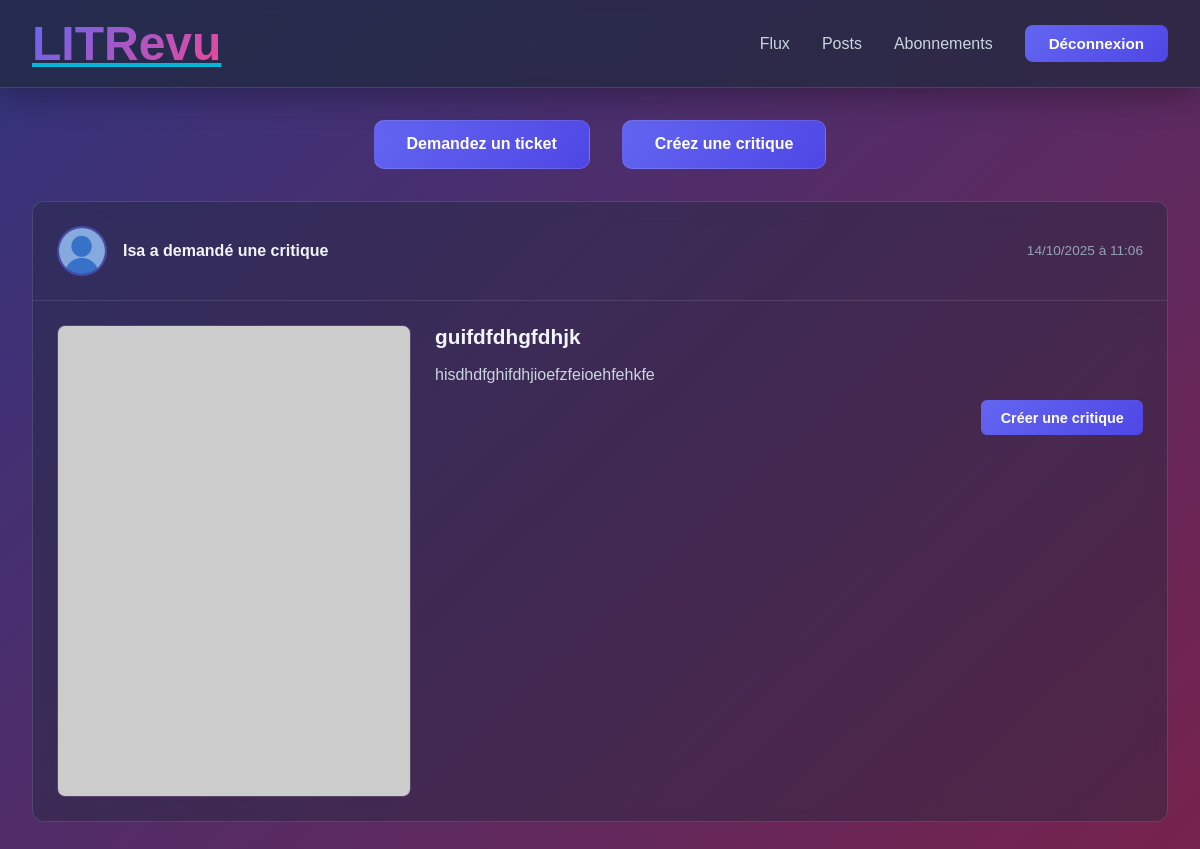
/reviews/ (signed in), run on an earlier commit of the app's database.
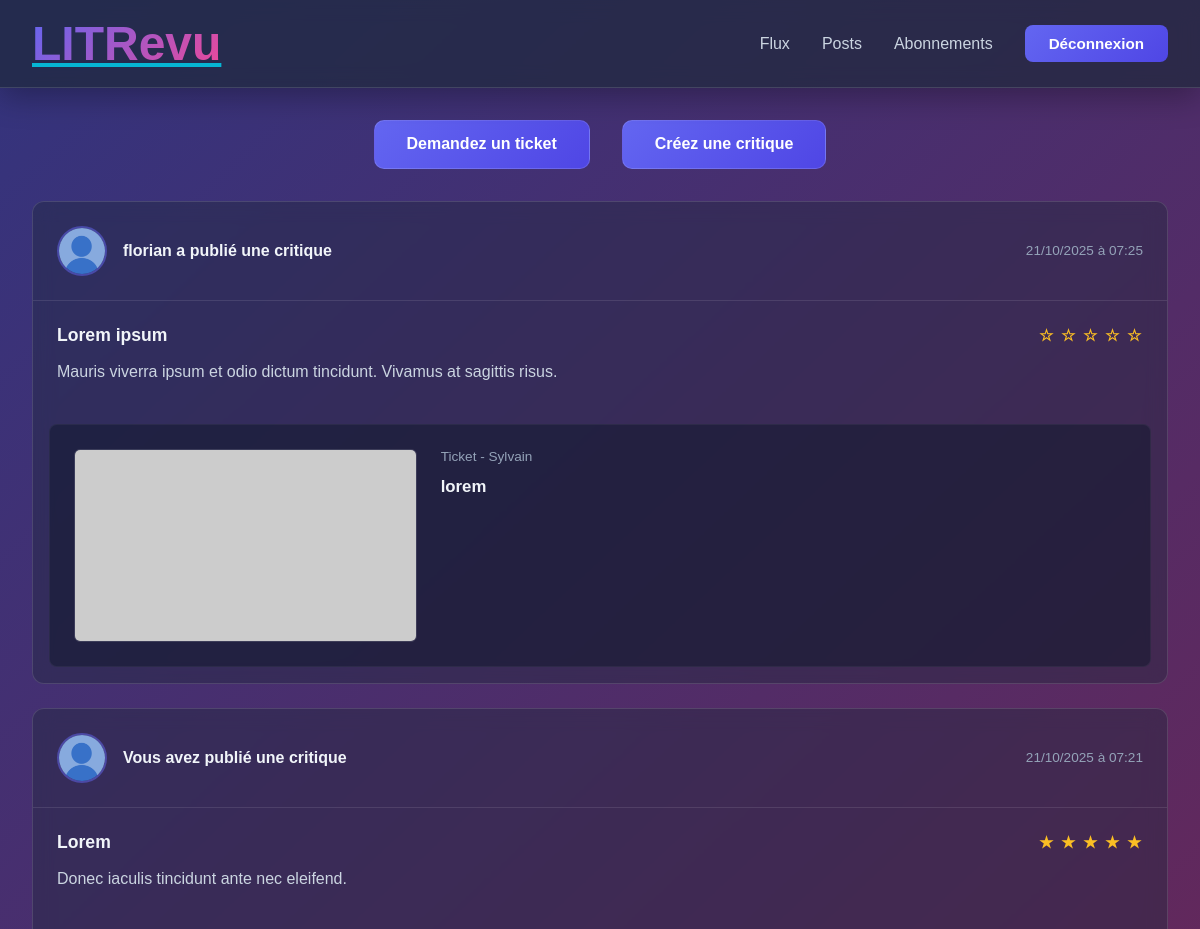
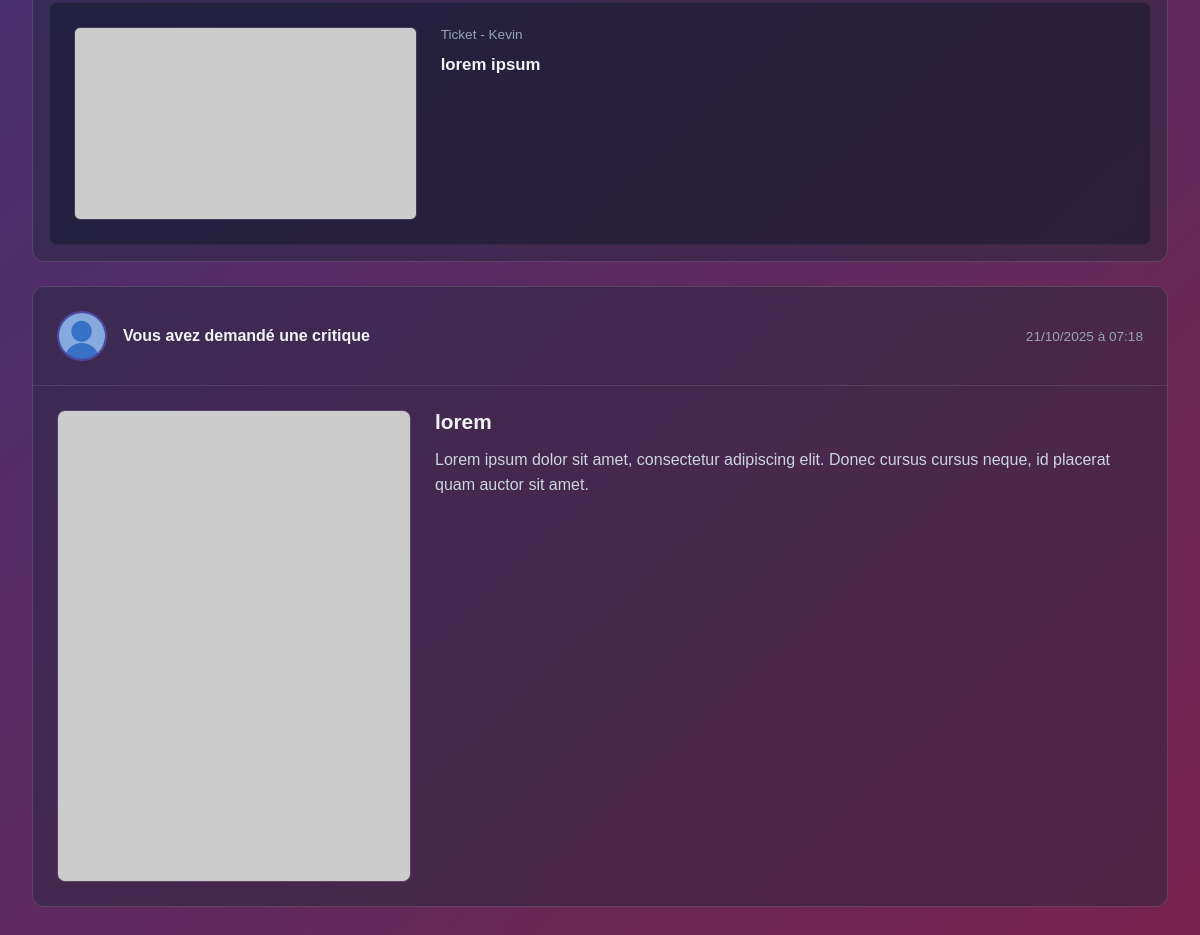
And on a later commit of the database (2 pictures, top to bottom).
### reviews/models.py (models this page shows, shortened)
class Ticket(models.Model):
    title = models.CharField(max_length=128)
    description = models.TextField(max_length=2048)
    user = models.ForeignKey(settings.AUTH_USER_MODEL, on_delete=models.CASCADE)
    image = models.ImageField(upload_to="tickets/", null=True, blank=True)
    time_created = models.DateTimeField(auto_now_add=True)

class Review(models.Model):
    ticket = models.ForeignKey(Ticket, on_delete=models.CASCADE)
    rating = models.PositiveSmallIntegerField(validators=[MinValueValidator(0), MaxValueValidator(5)])
    user = models.ForeignKey(settings.AUTH_USER_MODEL, on_delete=models.CASCADE)
    headline = models.CharField(max_length=128)
    body = models.TextField(max_length=8192, blank=True)
    time_created = models.DateTimeField(auto_now_add=True)

### authentication/models.py (models this page shows)
class User(AbstractUser):
    profile_picture = models.ImageField(upload_to="avatars/", null=True, blank=True)

### reviews/views.py (the view)
# urls.py: path("", FeedView.as_view(), name='feed'),
class FeedView(TemplateView):
    template_name = 'reviews/feed.html'
    def get_context_data(self, **kwargs):
        context = super().get_context_data(**kwargs)
        following_users = UserFollow.objects.filter(user=self.request.user) \
            .values_list('following_user', flat=True)
        blocked_me = UserBlocked.objects.filter(blocked_user=self.request.user).values_list('user', flat=True)
        users_to_include = list(following_users) + [self.request.user.id]
        tickets =(
            Ticket.objects
            .filter(user__in=users_to_include)
            .exclude(user__in=blocked_me)
            .annotate(content_type=Value("ticket", CharField()))
        )
        reviews_from_users = Review.objects.filter(user__in=users_to_include)
        reviews_on_our_tickets = Review.objects.filter(ticket__user__in=users_to_include)
        reviews = (reviews_from_users | reviews_on_our_tickets).annotate(content_type=Value("review", CharField()))\
                                                    .exclude(user__in=blocked_me)\
                                                    .distinct()
        posts = sorted(
            chain(tickets, reviews),
            key=attrgetter('time_created'),
            reverse=True
        )
        reviewed_ticket_ids = Review.objects.values_list('ticket_id', flat=True)
        context['blocked_me'] = blocked_me
        context['reviewed_ticket_ids'] = reviewed_ticket_ids
        context['list_posts'] = posts
        return context

### reviews/templates/reviews/feed.html (shortened to what this page needs)
{% extends 'base.html' %}
{% load static %}
{% block extra_css %}
    <link rel="stylesheet" href="{% static 'reviews/css/feed.css' %}">
{% endblock %}
{% block content %}
<div class="button-head">
    <a href="{% url 'reviews:ticket_create' %}">Demandez un ticket</a>
    <a href="{% url 'reviews:review_create' %}">Créez une critique</a>
</div>
<div class="posts">
    {% for post in list_posts %}
        <div class="post-container">
            {% if post.content_type == 'ticket' %}
                    <div class="post-header">
                        {% if post.user.profile_picture %}
                            <img src="{{ post.user.profile_picture }}" alt="image profil {{ post.user.username}}">
                        {% else %}
                            <img src="{% static 'pictures/default_pictures/default.png' %}" alt="{{ followed_user.username }}">
                        {% endif %}
                        <h5>
                            {% if post.user == request.user %}
                                Vous avez demandé une critique
                            {% else %}
                                {{ post.user.username }} a demandé une critique
                            {% endif %}
                        </h5>
                        <small> {{ post.time_created|date:"d/m/Y à H:i" }}</small>
                    </div>
                    <div class="post-content ticket">
                        {% if post.image %}
                            <img src="{{ post.image.url }}" alt="Couverture {{ post.title }}">
                        {% else %}
                            <img src="https://picsum.photos/seed/{{ post.id }}/600/400" alt="Couverture {{ post.title }}">
                        {% endif %}
                        <div>
                            <h4>{{ post.title}}</h4>
                            <p>{{ post.description }}</p>
                            {% if  post.id not in reviewed_ticket_ids%}
                                <a href="{% url 'reviews:review_create_for_ticket' post.id %}">Créer une critique</a>
                            {% elif  post.user in blocked_me%}
                                <a>bloqué</a>
                            {% endif %}
                        </div>
                    </div>
            {% endif %}
            {% if post.content_type == 'review' %}
                <div class="post-header">
                        {% if post.user.profile_picture %}
                            <img src="{{ post.user.profile_picture }}" alt="image profil {{ post.user.username}}">
                        {% else %}
                            <img src="{% static 'pictures/default_pictures/default.png' %}" alt="{{ followed_user.username }}">
                        {% endif %}
                        <h5>
                            {% if post.user == request.user %}
                                Vous avez publié une critique
                            {% else %}
                                {{ post.user.username }} a publié une critique
                            {% endif %}
                        </h5>
                        <small> {{ post.time_created|date:"d/m/Y à H:i" }}</small>
                    </div>
                    <div class="post-content">
                        <h5>{{ post.headline }}
                            <span>
                                {% for i in "12345" %}
                                    {% if forloop.counter <= post.rating %}★{% else %}☆{% endif %}
                                {% endfor %}
                            </span>
                        </h5>
                        {% if post.body %}
                            <p>{{ post.body }}</p>
                        {% endif %}
                    </div>
                    <div class="content-related ticket">
                        {% if post.ticket.image %}
                            <img src="{{ post.ticket.image.url }}" alt="Couverture {{ post.ticket.title }}">
                        {% else %}
                            <img src="https://picsum.photos/seed/{{ post.ticket.id }}/600/400" alt="Couverture {{ post.title }}">
                        {% endif %}
                        <div>
                            <p>Ticket - {{ post.ticket.user }}</p>
                            <p>{{ post.ticket.title }}</p>
                        </div>
                    </div>
            {% endif %}
        </div>
    {% empty %}
        <div class="no-posts">
            <p>Aucun post dans votre flux.</p>
            <p>Commencez par <a href="{% url 'reviews:follow' %}">suivre des utilisateurs</a> !</p>
        </div>
    {% endfor %}
</div>
{% endblock %}

### templates/base.html (shortened to what this page needs)
{% load static %}
<!DOCTYPE html>
<html lang="fr">
<head>
    <link href="https://fonts.cdnfonts.com/css/satoshi" rel="stylesheet">
    <link rel="stylesheet" href="{% static 'css/base.css' %}">
    {% block extra_css %}{% endblock %}
</head>
<body >
    <nav>
        <div class="menu">
            <a href="{% url 'reviews:feed' %}" class="logo"><h1>LITRevu</h1></a>
            {% if user.is_authenticated %}
            <div class="nav-links">
                <a href="{% url 'reviews:feed' %}">Flux</a>
                <a href="{% url 'reviews:posts' %}">Posts</a>
                <a href="{% url 'reviews:follow' %}">Abonnements</a>
                <form action="{% url 'authentication:logout' %}" method="post">
                    <button type="submit">Déconnexion</button>
                </form>
            </div>
            {% endif %}
        </div>
    </nav>
    <main>
        {% block content %}{% endblock %}
    </main>
</body>
</html>

### static/css/base.css (style rules this page uses)
* { margin: 0; padding: 0; box-sizing: border-box; }
:root { --primary: #6366f1; --primary-dark: #4f46e5; --secondary: #ec4899; --bg-dark: #0f172a; --bg-light: #1e293b; --glass-bg: rgba(30, 41, 59, 0.7); --glass-border: rgba(255, 255, 255, 0.125); --text-primary: #f1f5f9; --text-secondary: #cbd5e1; --accent: #06b6d4; }
html { scroll-behavior: smooth; }
body { font-family: 'Satoshi', sans-serif; background: linear-gradient(137deg,rgb(51, 52, 126) 0%, rgb(119, 35, 77) 100%); color: var(--text-primary); background-attachment: fixed; min-height: 100vh; }
nav { background: var(--glass-bg); backdrop-filter: blur(10px); border-bottom: 1px solid var(--glass-border); position: sticky; top: 0; z-index: 100; box-shadow: 0 8px 32px rgba(0, 0, 0, 0.3); }
.menu { max-width: 1200px; margin: 0 auto; display: flex; justify-content: space-between; align-items: center; padding: 1rem 2rem; }
.menu .logo h1 { font-size: 3rem; background: linear-gradient(135deg, var(--primary), var(--secondary)); -webkit-background-clip: text; -webkit-text-fill-color: transparent; background-clip: text; font-weight: 700; }
.nav-links { display: flex; gap: 2rem; align-items: center; }
.nav-links a { color: var(--text-secondary); text-decoration: none; font-weight: 500; position: relative; transition: color 0.3s ease; }
.nav-links a::after { content: ''; position: absolute; bottom: -5px; left: 0; width: 0; height: 2px; background: var(--primary); transition: width 0.3s ease; }
.nav-links button { background: linear-gradient(135deg, var(--primary), var(--primary-dark)); border: none; color: white; padding: 0.6rem 1.5rem; border-radius: 8px; cursor: pointer; font-weight: 600; transition: all 0.3s ease; font-family: inherit; font-size: 0.95rem; }
main { max-width: 1200px; margin: 2rem auto; padding: 0 2rem; min-height: calc(100vh - 150px); }
button, .btn { background: linear-gradient(135deg, var(--primary), var(--primary-dark)); border: none; color: white; padding: 0.8rem 1.5rem; border-radius: 8px; cursor: pointer; font-weight: 600; transition: all 0.3s ease; font-family: inherit; font-size: 0.95rem; text-decoration: none; display: inline-block; }
a { color: var(--accent); transition: color 0.3s ease; }

What changed in the data, as far as the page shows it:
no longer on this page (row unchanged): Ticket: user.username "Isa", time_created "14/10/2025 à 11:06", title "guifdfdhgfdhjk", description "hisdhdfghifdhjioefzfeioehfehkfe", shows "Créer une critique"
added Review: user.username "florian", time_created "21/10/2025 à 07:25", headline "Lorem ipsum", rating 0 (drawn), body "Mauris viverra ipsum et odio dictum tincidunt. Vivamus at sagittis risus.", ticket.user "Sylvain", ticket "lorem"
added Review: shows "Vous avez publié une critique", time_created "21/10/2025 à 07:21", headline "Lorem", rating 5 (drawn), body "Donec iaculis tincidunt ante nec eleifend.", ticket.user "Kevin", ticket "lorem ipsum"
added Ticket: shows "Vous avez demandé une critique", time_created "21/10/2025 à 07:18", title "lorem", description "Lorem ipsum dolor sit amet, consectetur adipiscing elit. Donec cursus cursus neque, id placerat quam auctor sit amet."
